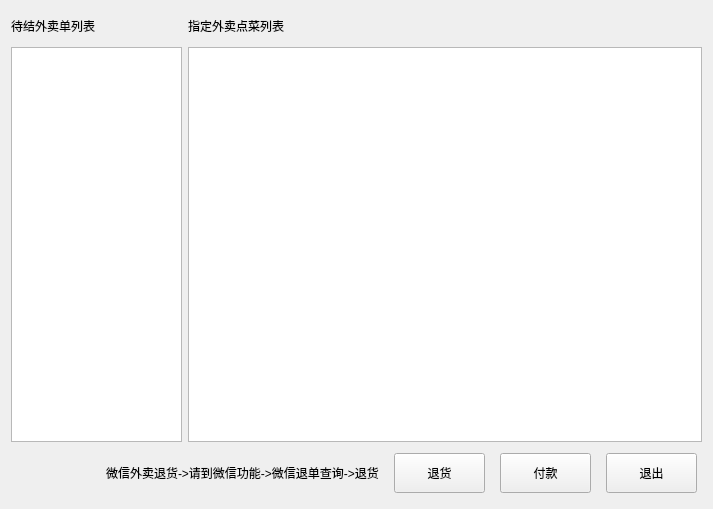
<?xml version="1.0" encoding="UTF-8"?>
<ui version="4.0">
 <class>take_cashier</class>
 <widget class="QDialog" name="take_cashier">
  <property name="geometry">
   <rect>
    <x>0</x>
    <y>0</y>
    <width>713</width>
    <height>509</height>
   </rect>
  </property>
  <property name="windowTitle">
   <string>Dialog</string>
  </property>
  <layout class="QVBoxLayout" name="verticalLayout_3">
   <item>
    <layout class="QHBoxLayout" name="horizontalLayout_2" stretch="1,3">
     <item>
      <layout class="QVBoxLayout" name="verticalLayout">
       <item>
        <widget class="QLabel" name="label_2">
         <property name="sizePolicy">
          <sizepolicy hsizetype="Expanding" vsizetype="Fixed">
           <horstretch>0</horstretch>
           <verstretch>0</verstretch>
          </sizepolicy>
         </property>
         <property name="minimumSize">
          <size>
           <width>0</width>
           <height>30</height>
          </size>
         </property>
         <property name="text">
          <string>待结外卖单列表</string>
         </property>
         <property name="alignment">
          <set>Qt::AlignLeading|Qt::AlignLeft|Qt::AlignVCenter</set>
         </property>
        </widget>
       </item>
       <item>
        <widget class="QTableView" name="tableView"/>
       </item>
      </layout>
     </item>
     <item>
      <layout class="QVBoxLayout" name="verticalLayout_2">
       <item>
        <widget class="QLabel" name="label_3">
         <property name="sizePolicy">
          <sizepolicy hsizetype="Expanding" vsizetype="Fixed">
           <horstretch>0</horstretch>
           <verstretch>0</verstretch>
          </sizepolicy>
         </property>
         <property name="minimumSize">
          <size>
           <width>0</width>
           <height>30</height>
          </size>
         </property>
         <property name="text">
          <string>指定外卖点菜列表</string>
         </property>
         <property name="alignment">
          <set>Qt::AlignLeading|Qt::AlignLeft|Qt::AlignVCenter</set>
         </property>
        </widget>
       </item>
       <item>
        <widget class="lds_tableView" name="tableView_2">
         <property name="sizePolicy">
          <sizepolicy hsizetype="Expanding" vsizetype="Expanding">
           <horstretch>0</horstretch>
           <verstretch>0</verstretch>
          </sizepolicy>
         </property>
         <property name="minimumSize">
          <size>
           <width>0</width>
           <height>0</height>
          </size>
         </property>
        </widget>
       </item>
      </layout>
     </item>
    </layout>
   </item>
   <item>
    <layout class="QHBoxLayout" name="horizontalLayout" stretch="1,0,0,0,0">
     <property name="spacing">
      <number>15</number>
     </property>
     <property name="leftMargin">
      <number>5</number>
     </property>
     <property name="topMargin">
      <number>5</number>
     </property>
     <property name="rightMargin">
      <number>5</number>
     </property>
     <property name="bottomMargin">
      <number>5</number>
     </property>
     <item>
      <spacer name="horizontalSpacer">
       <property name="orientation">
        <enum>Qt::Horizontal</enum>
       </property>
       <property name="sizeHint" stdset="0">
        <size>
         <width>40</width>
         <height>20</height>
        </size>
       </property>
      </spacer>
     </item>
     <item>
      <widget class="QLabel" name="label">
       <property name="text">
        <string>微信外卖退货-&gt;请到微信功能-&gt;微信退单查询-&gt;退货</string>
       </property>
      </widget>
     </item>
     <item>
      <widget class="QPushButton" name="pushButton_3">
       <property name="sizePolicy">
        <sizepolicy hsizetype="Fixed" vsizetype="Fixed">
         <horstretch>0</horstretch>
         <verstretch>0</verstretch>
        </sizepolicy>
       </property>
       <property name="minimumSize">
        <size>
         <width>91</width>
         <height>40</height>
        </size>
       </property>
       <property name="focusPolicy">
        <enum>Qt::NoFocus</enum>
       </property>
       <property name="text">
        <string>退货</string>
       </property>
       <property name="outer_stylesheet" stdset="0">
        <string>pushbutton</string>
       </property>
      </widget>
     </item>
     <item>
      <widget class="QPushButton" name="pushButton_4">
       <property name="sizePolicy">
        <sizepolicy hsizetype="Fixed" vsizetype="Fixed">
         <horstretch>0</horstretch>
         <verstretch>0</verstretch>
        </sizepolicy>
       </property>
       <property name="minimumSize">
        <size>
         <width>91</width>
         <height>40</height>
        </size>
       </property>
       <property name="focusPolicy">
        <enum>Qt::NoFocus</enum>
       </property>
       <property name="text">
        <string>付款</string>
       </property>
       <property name="outer_stylesheet" stdset="0">
        <string>pushbutton</string>
       </property>
      </widget>
     </item>
     <item>
      <widget class="QPushButton" name="pushButton_5">
       <property name="sizePolicy">
        <sizepolicy hsizetype="Fixed" vsizetype="Fixed">
         <horstretch>0</horstretch>
         <verstretch>0</verstretch>
        </sizepolicy>
       </property>
       <property name="minimumSize">
        <size>
         <width>91</width>
         <height>40</height>
        </size>
       </property>
       <property name="focusPolicy">
        <enum>Qt::NoFocus</enum>
       </property>
       <property name="text">
        <string>退出</string>
       </property>
       <property name="outer_stylesheet" stdset="0">
        <string>pushbutton</string>
       </property>
      </widget>
     </item>
    </layout>
   </item>
  </layout>
 </widget>
 <customwidgets>
  <customwidget>
   <class>lds_tableView</class>
   <extends>QTableView</extends>
   <header>lds_tableview.h</header>
  </customwidget>
 </customwidgets>
 <resources/>
 <connections/>
</ui>
